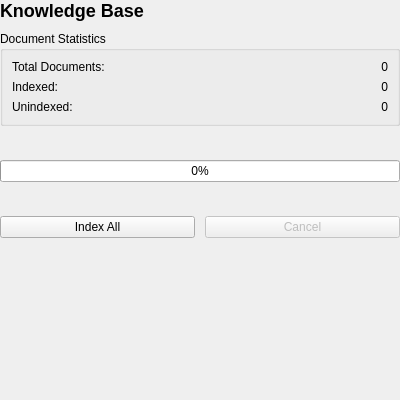
<?xml version="1.0" encoding="UTF-8"?>
<ui version="4.0">
 <class>knowledge_base_panel</class>
 <widget class="QWidget" name="knowledge_base_panel">
  <property name="geometry">
   <rect>
    <x>0</x>
    <y>0</y>
    <width>400</width>
    <height>400</height>
   </rect>
  </property>
  <property name="cursor">
   <cursorShape>ArrowCursor</cursorShape>
  </property>
  <property name="windowTitle">
   <string>Form</string>
  </property>
  <layout class="QVBoxLayout" name="verticalLayout">
   <property name="spacing">
    <number>10</number>
   </property>
   <property name="leftMargin">
    <number>0</number>
   </property>
   <property name="topMargin">
    <number>0</number>
   </property>
   <property name="rightMargin">
    <number>0</number>
   </property>
   <property name="bottomMargin">
    <number>0</number>
   </property>
   <item>
    <widget class="QLabel" name="title_label">
     <property name="styleSheet">
      <string notr="true">font-size: 18px; font-weight: bold;</string>
     </property>
     <property name="text">
      <string>Knowledge Base</string>
     </property>
     <property name="alignment">
      <set>Qt::AlignmentFlag::AlignLeading|Qt::AlignmentFlag::AlignLeft|Qt::AlignmentFlag::AlignVCenter</set>
     </property>
    </widget>
   </item>
   <item>
    <widget class="QGroupBox" name="stats_group">
     <property name="title">
      <string>Document Statistics</string>
     </property>
     <layout class="QFormLayout" name="formLayout">
      <item row="0" column="0">
       <widget class="QLabel" name="total_label">
        <property name="text">
         <string>Total Documents:</string>
        </property>
       </widget>
      </item>
      <item row="0" column="1">
       <widget class="QLabel" name="total_docs_value">
        <property name="text">
         <string>0</string>
        </property>
        <property name="alignment">
         <set>Qt::AlignmentFlag::AlignRight|Qt::AlignmentFlag::AlignTrailing|Qt::AlignmentFlag::AlignVCenter</set>
        </property>
       </widget>
      </item>
      <item row="1" column="0">
       <widget class="QLabel" name="indexed_label">
        <property name="text">
         <string>Indexed:</string>
        </property>
       </widget>
      </item>
      <item row="1" column="1">
       <widget class="QLabel" name="indexed_docs_value">
        <property name="text">
         <string>0</string>
        </property>
        <property name="alignment">
         <set>Qt::AlignmentFlag::AlignRight|Qt::AlignmentFlag::AlignTrailing|Qt::AlignmentFlag::AlignVCenter</set>
        </property>
       </widget>
      </item>
      <item row="2" column="0">
       <widget class="QLabel" name="unindexed_label">
        <property name="text">
         <string>Unindexed:</string>
        </property>
       </widget>
      </item>
      <item row="2" column="1">
       <widget class="QLabel" name="unindexed_docs_value">
        <property name="text">
         <string>0</string>
        </property>
        <property name="alignment">
         <set>Qt::AlignmentFlag::AlignRight|Qt::AlignmentFlag::AlignTrailing|Qt::AlignmentFlag::AlignVCenter</set>
        </property>
       </widget>
      </item>
     </layout>
    </widget>
   </item>
   <item>
    <widget class="QLabel" name="status_message">
     <property name="text">
      <string/>
     </property>
     <property name="alignment">
      <set>Qt::AlignmentFlag::AlignCenter</set>
     </property>
     <property name="wordWrap">
      <bool>true</bool>
     </property>
    </widget>
   </item>
   <item>
    <widget class="QProgressBar" name="progress_bar">
     <property name="value">
      <number>0</number>
     </property>
     <property name="textVisible">
      <bool>true</bool>
     </property>
     <property name="format">
      <string>%p%</string>
     </property>
    </widget>
   </item>
   <item>
    <widget class="QLabel" name="progress_text">
     <property name="text">
      <string/>
     </property>
     <property name="alignment">
      <set>Qt::AlignmentFlag::AlignCenter</set>
     </property>
     <property name="wordWrap">
      <bool>true</bool>
     </property>
    </widget>
   </item>
   <item>
    <layout class="QHBoxLayout" name="button_layout">
     <item>
      <widget class="QPushButton" name="index_button">
       <property name="cursor">
        <cursorShape>PointingHandCursor</cursorShape>
       </property>
       <property name="text">
        <string>Index All</string>
       </property>
      </widget>
     </item>
     <item>
      <widget class="QPushButton" name="cancel_button">
       <property name="enabled">
        <bool>false</bool>
       </property>
       <property name="text">
        <string>Cancel</string>
       </property>
      </widget>
     </item>
    </layout>
   </item>
   <item>
    <spacer name="verticalSpacer">
     <property name="orientation">
      <enum>Qt::Orientation::Vertical</enum>
     </property>
     <property name="sizeHint" stdset="0">
      <size>
       <width>20</width>
       <height>40</height>
      </size>
     </property>
    </spacer>
   </item>
  </layout>
 </widget>
 <resources/>
 <connections/>
</ui>
